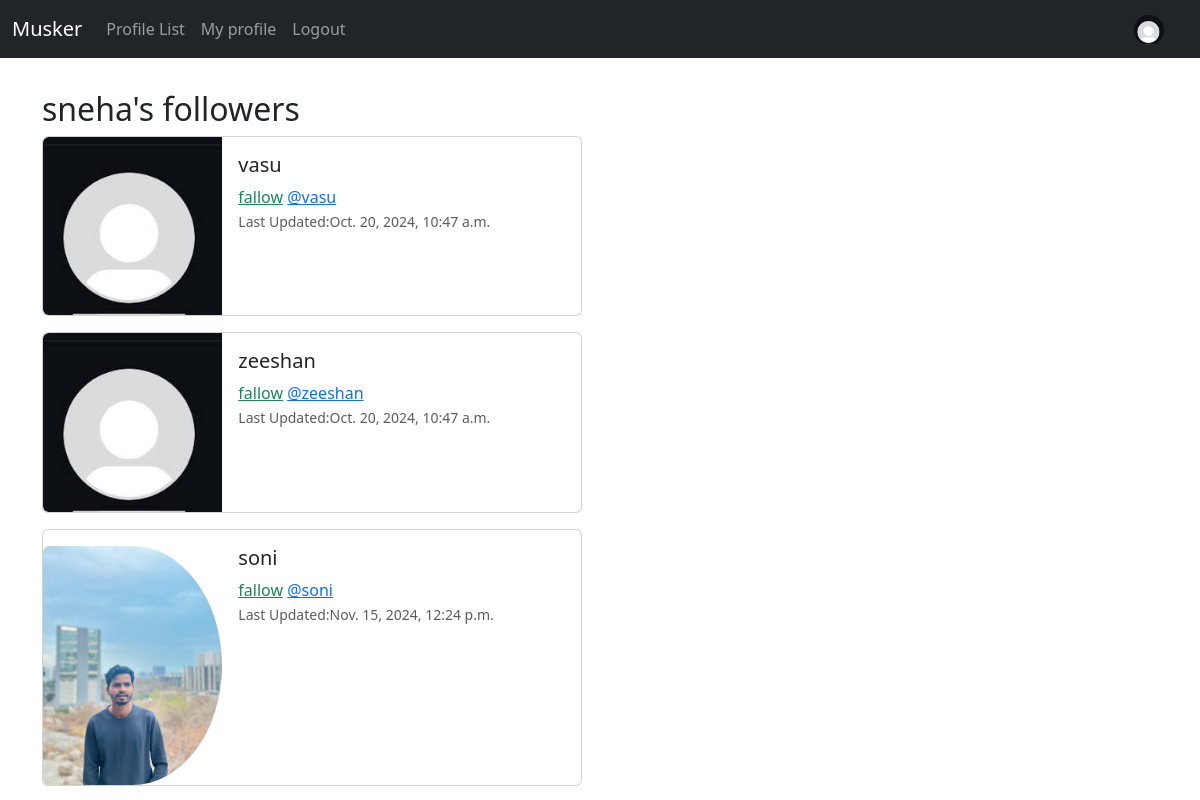
Page /profile/followers/4 (signed in) on the earlier database version.
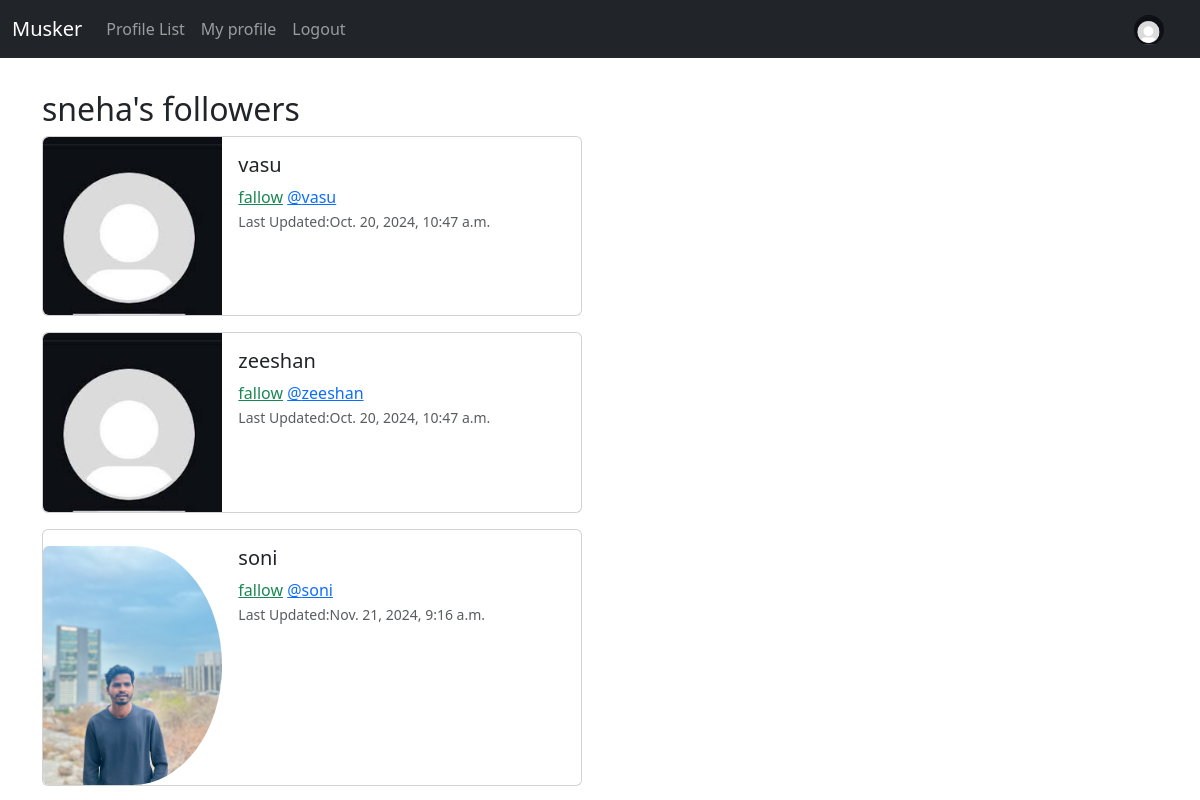
Same page on the later database version.
### musker/models.py (models this page shows, shortened)
class Profile(models.Model):
    user = models.OneToOneField(User, on_delete=models.CASCADE)
    fallows = models.ManyToManyField("self", related_name='fallowed_by',
                                     symmetrical=False, blank=True)
    date_modified = models.DateTimeField(User, auto_now=True)
    profile_image = models.ImageField(null=True, blank=True, upload_to='images/')
    profile_bio = models.CharField(null=True, blank=True, max_length=500)
    facebook_link = models.CharField(null=True, blank=True, max_length=100)
    instagram_link = models.CharField(null=True, blank=True, max_length=100)
    linkedin_like = models.CharField(null=True, blank=True, max_length=100)

### musker/views.py (the view)
# urls.py: path('profile/followers/<int:pk>', views.followers, name='followers'),
def followers(request,pk):
    if request.user.is_authenticated:
        if request.user.id == pk:
            profiles=Profile.objects.get(user_id=pk)
            return  render(request,'followers.html',{'profiles': profiles})
        else:
            messages.success(request,("That Not your Profile Page"))
            return redirect('home')
    else:
        messages.success(request, 'You Must Be LoggedIn To view This Page')
        return redirect('home')

### musker/templates/followers.html
{% extends 'base.html' %}
{% load static %}
{% block content %}
  <br>
{% if profiles %}
<h2>{{request.user.username}}'s followers</h2>
 {% for profile in profiles.fallowed_by.all %}
<div class="card mb-3" style="max-width: 540px;">
       <div class="row g-0">
        <div class="col-md-4">
            {% if profile.profile_image %}
               <img src="{{profile.profile_image.url}}" class="img-fluid rounded-start rounded-circle mt-3" width="100%" height="200"   alt="...">
            {% else %}
              <img src="{% static 'images/defaultProfile.jpg'  %}" class="img-fluid rounded-start" alt="...">
            {% endif %}
        </div>
       <div class="col-md-8">
          <div class="card-body ">
            <h5 class="card-title">{{profile.user.username}}</h5>
              {% if profil in profile.fallows.all%}
                   <a href="{% url 'unfollow' profile.user.id %}" class="text-danger bi bi-trash"></a>unfollow
              {% else %}
                  <a href="{% url 'follow' profile.user.id %}" class="text-success">fallow</a>
              {% endif %}
            <a class="card-text text-primary" href="{%  url 'profile' profile.user.id %}" > @{{profile.user.username|lower}}</a>
            <p class="card-text"><small class="text-body-secondary">Last Updated:{{ profile.date_modified}}</small></p>
          </div>
       </div>
       </div>
 </div>
 {% endfor %}
{% endif %}
{% endblock %}

Differences in the rows shown:
changed Profile "soni": date_modified "Nov. 15, 2024, 12:24 p.m." → "Nov. 21, 2024, 9:16 a.m."
